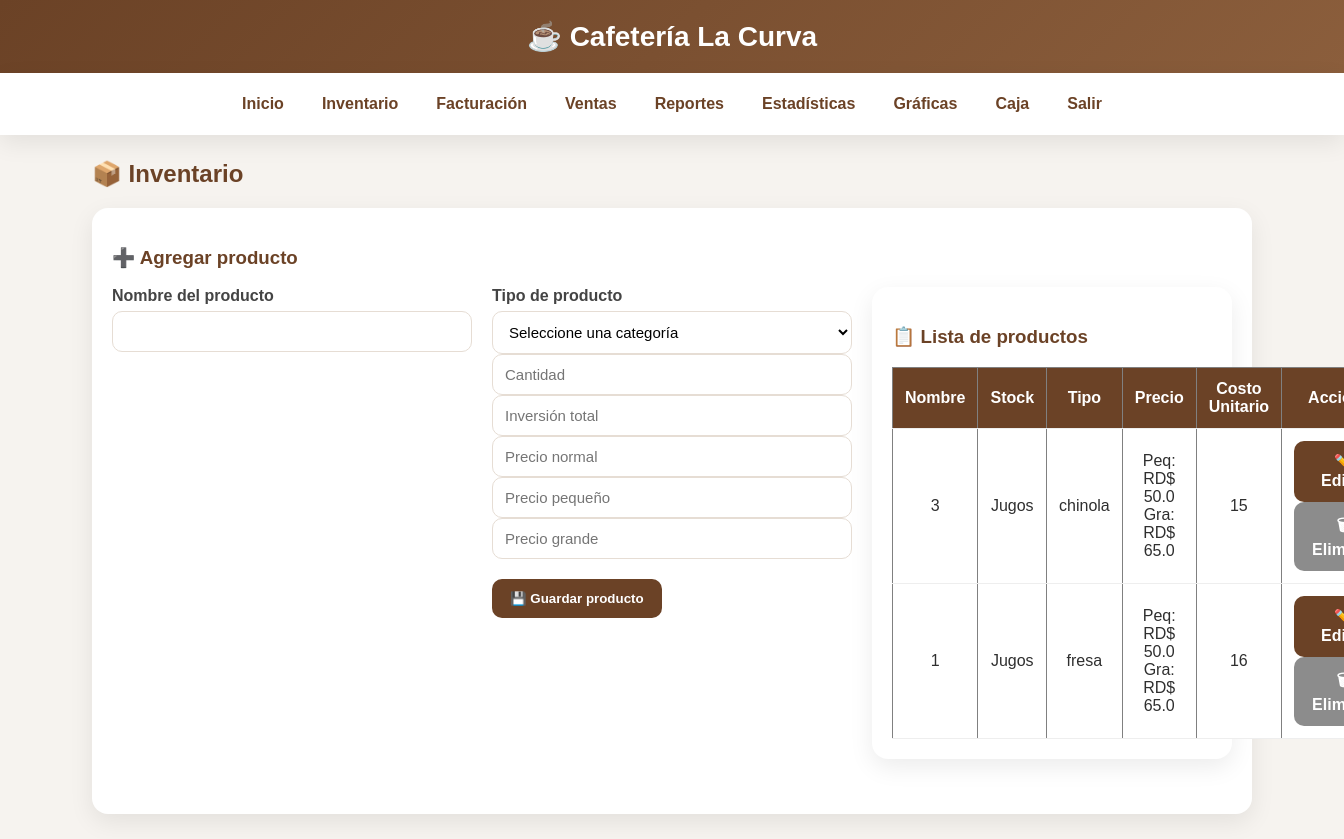
The page /productos (signed in) on the database as committed earlier.
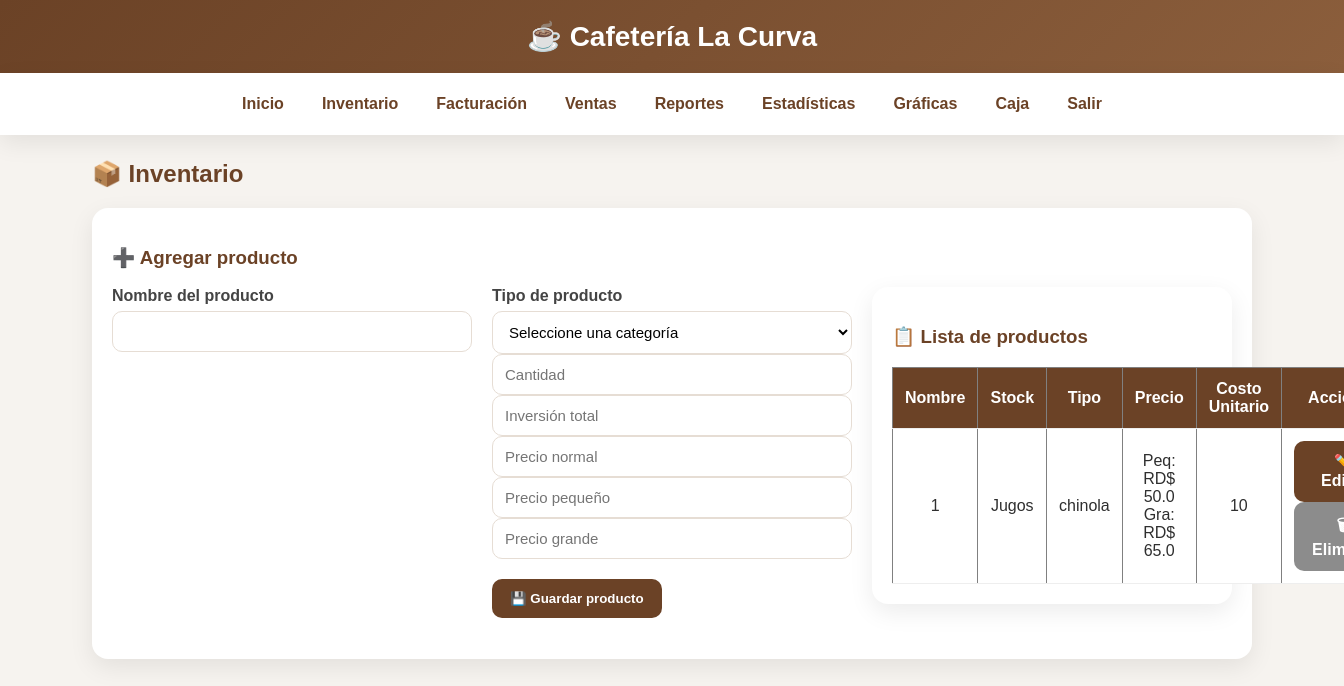
The same page on the database as committed later.
### tables this page shows
CREATE TABLE productos(
            id INTEGER PRIMARY KEY AUTOINCREMENT,
            nombre TEXT UNIQUE,
            precio REAL DEFAULT 0,
            stock INTEGER DEFAULT 0,
            tipo TEXT DEFAULT 'General',
            precio_pequeno REAL DEFAULT 0,
            precio_grande REAL DEFAULT 0,
            costo REAL DEFAULT 0
        );

### app.py (the view, shortened to what this page needs)
@app.route("/productos", methods=["GET", "POST"])
def productos():
    if "usuario" not in session:
        return redirect("/")
    conn = None
    mensaje = None
    tipo_mensaje = None
    try:
        conn = conectar_seguro()
        c = conn.cursor()
        c.execute("SELECT * FROM productos ORDER BY tipo, nombre")
        productos = c.fetchall()
        return render_template(
            "productos.html",
            productos=productos,
            mensaje=mensaje,
            tipo_mensaje=tipo_mensaje
        )
    except sqlite3.OperationalError as e:
        return f"Error de base de datos: {e}"
    finally:
        if conn:
            conn.close()

### app.py (called while the page is built)
def conectar_seguro():
    conn = conectar()
    try:
        conn.execute("PRAGMA foreign_keys = ON")
    except Exception:
        pass
    return conn

@app.before_request
def proteger_rutas():
    if request.path.startswith("/static/"):
        return None
    rutas_libres = ["/"]
    if request.path not in rutas_libres and "usuario" not in session:
        return redirect("/")

### database.py (called while the page is built)
def conectar():
    database_url = os.getenv("DATABASE_URL")
    if database_url and psycopg2:
        conn = psycopg2.connect(database_url)
        conn.autocommit = False
        return ConnectionCompat(conn)
    conn = sqlite3.connect("cafeteria.db", timeout=30)
    return conn

### templates/productos.html (shortened to what this page needs)
{% extends "base.html" %}
{% block content %}
<h2>📦 Inventario </h2>
<div class="form-box">
    <h3>➕ Agregar producto</h3>
    <form method="POST">
        <div class="fila">
            <div>
                <label for="nombre">Nombre del producto</label>
                <input type="text" id="nombre" name="nombre" required>
            </div>
            <div>
                <label for="tipo">Tipo de producto</label>
                <select id="tipo" name="tipo" required onchange="cambiarCamposPrecio()">
                    <option value="">Seleccione una categoría</option>
                </select>
    <input type="number" name="stock" placeholder="Cantidad" required>
    <input type="number" step="0.01" name="inversion_total" placeholder="Inversión total" required>
    <input type="number" step="0.01" name="precio" placeholder="Precio normal">
    <input type="number" step="0.01" name="precio_pequeno" placeholder="Precio pequeño">
    <input type="number" step="0.01" name="precio_grande" placeholder="Precio grande">
        <div class="acciones">
            <button type="submit">💾 Guardar producto</button>
        </div>
    </form>
</div>
<div class="tabla-box">
    <h3>📋 Lista de productos</h3>
    <table border="1">
    <tr>
    <th>Nombre</th>
    <th>Stock</th>
    <th>Tipo</th>
    <th>Precio</th>
    <th>Costo Unitario</th>
    <th>Acciones</th>
    </tr>
        <tbody>
            {% if productos %}
                {% for p in productos %}
                <tr>
                    <td>{{ p[0] }}</td>
                    <td>{{ p[4] }}</td>
                    <td>{{ p[1] }}</td>
                    <td>
                        {% if p[4] == "Jugos" %}
                            Peq: RD$ {{ p[5] }}<br>
                            Gra: RD$ {{ p[6] }}
                        {% else %}
                            RD$ {{ p[2] }}
                        {% endif %}
                    </td>
                    <td>
                        {% if p[3] <= 5 %}
                            <span class="stock-bajo">{{ p[3] }} ⚠️</span>
                        {% else %}
                            {{ p[3] }}
                        {% endif %}
                    </td>
                    <td>
                        <a class="link-btn" href="/editar_producto/{{ p[0] }}">✏️ Editar</a>
                        <a class="link-btn sec" href="/eliminar_producto/{{ p[0] }}">🗑 Eliminar</a>
                    </td>
                </tr>
                {% endfor %}
            {% else %}
                <tr>
                    <td colspan="6">No hay productos registrados.</td>
                </tr>
            {% endif %}
        </tbody>
    </table>
</div>
{% endblock %}

Rows that differ between the two databases and show on the page:
removed productos: id "3", tipo "Jugos", nombre "chinola", precio_pequeno "50.0", precio_grande "65.0", stock "15"
changed productos "Jugos": nombre "fresa" → "chinola"; stock "16" → "10"
